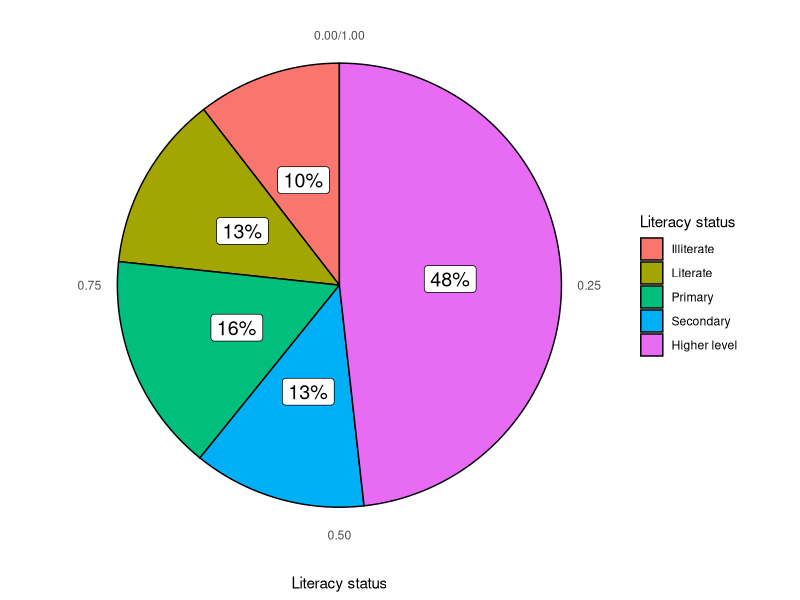

Reproduce this figure in R. (Note: this script raises an error after producing the figure.)
# load libraries
require(tidyverse)
library(gridExtra)

# import data
banana_tikapur_coding <- readxl::read_xlsx("./data/data.xlsx", "coding_description")
banana_tikapur_data <- readxl::read_xlsx("./data/data.xlsx", "data")
banana_tikapur_data <- banana_tikapur_data %>% 
  mutate_at(c("Education status", "Gender of respondents", 
              "Source of income", "Membership in group or cooperatives", 
              "Training received", "Propagation", "Farm size category", 
              "Marketing channel"), as.factor) %>% 
  mutate(Yield = `Total area(Katta)`*41400/30) %>% 
  rename_all(function(x)str_replace_all(x, "\ ", "_")) %>% 
  rename_all(function(x)str_replace_all(x, c("\\ " = "_", "\\(" = "_", 
                                             "\\)" = "", "\\/" = "_per_"))) %>% 
  select(-`S.N`)

banana_return_t <- readxl::read_xlsx("./cost_benefit_analysis_importable.xlsx", "cb_ratio")
banana_cost_t <- readxl::read_xlsx("./cost_benefit_analysis_importable.xlsx", "cost_estimates", skip = 1)
banana_cost_est_agg <- readxl::read_xlsx("./cost_benefit_analysis_importable.xlsx", "cost_estimates_aggregation")

# # descriptive summary
banana_tikapur_coding <- banana_tikapur_coding %>%
  mutate(Variables = str_replace_all(Variables, "\ ", "_")) %>% 
  group_split(Variables)

# coding information packing
banana_tikapur_coding <- banana_tikapur_coding %>% 
  set_names(nm = map_chr(.x = banana_tikapur_coding, ~ .x$Variables %>% unique())) %>% 
  map(~.x %>% select(-Variables))

# recode levels with description unloading
# for multiple columns
banana_tikapur_data_recoded <- map_dfc(.x = names(banana_tikapur_coding), 
        ~ recode(banana_tikapur_data[, .x, drop = TRUE], 
                 !!!map((banana_tikapur_coding %>% 
                           pluck(.x))$Description, c) %>% 
                   set_names((banana_tikapur_coding %>% 
                                pluck(.x))$Coding))) %>% 
  magrittr::set_colnames(names(banana_tikapur_coding))

# replace data with recoded values
banana_tikapur_data[, names(banana_tikapur_coding)] <- banana_tikapur_data_recoded
banana_tikapur_data

# descriptive plots
# # count is short-hand for group_by() and count()
# banana_tikapur_data %>%
#   group_by(Education_status) %>% 
#   tally()

# tally education status
tally_education <- banana_tikapur_data %>% 
  # group_by(Education_status) %>% 
  count(Education_status, name = "Frequency")

# Create a basic bar
pie <- ggplot(tally_education, 
              aes(x="", y=Frequency, fill=Education_status)) + 
  geom_bar(stat="identity", width=1) +
  # Convert to pie (polar coordinates) and add labels
  coord_polar("y", start=0) + 
  geom_text(aes(label = paste0(round(Frequency/sum(Frequency)*100), "%")), 
            position = position_stack(vjust = 0.5)) +
  # Add color scale (hex colors)
  scale_fill_manual(values=c("#55DDE0", "#33658A", "#2F4858", 
                             "#F6AE2D", "#F26419")) +
  # Remove labels and add title
  labs(x = NULL, y = NULL, 
       fill = NULL, 
       title = "Percentage of sampled repondents by education") + 
  # Tidy up the theme
  theme_classic() + 
  theme(axis.line = element_blank(),
        axis.text = element_blank(),
        axis.ticks = element_blank(),
        plot.title = element_text(hjust = 0.5, color = "#666666"))
# pie

# grouping by education_status and expressing mean of
# numeric variable as percentage proportion
percentage_grouped_education <- group_by(banana_tikapur_data, .dots = c("Education_status")) %>%
  summarize_if(is.numeric, funs(mean(., na.rm = TRUE))) %>%
  mutate_if(is.numeric, funs(./sum(.)*100))

ggplot(percentage_grouped_education, 
                aes('', `Total_area_Katta`)) +
  geom_col(position = 'fill',
           color = 'black',
           width = 1,
           aes(fill = factor(Education_status))) +
  # facet_wrap(~cyl, labeller = "label_both") +
  geom_label(aes(label = paste0(round(Total_area_Katta), "%"), group = factor(Education_status)),
             position = position_fill(vjust = 0.5),
             color = 'black',
             size = 5,
             show.legend = FALSE) +
  coord_polar(theta = "y") +
  ylab("Literacy status") +
  scale_fill_discrete("Literacy status" 
                      # labels = c(NULL)
                      ) +
  theme_classic() + 
  theme(axis.line = element_blank(),
        # axis.text = element_blank(),
        axis.ticks = element_blank(),
        axis.title.y = element_blank(),
        plot.title = element_text(hjust = 0.5, color = "#666666"))

# Frequency distribution table
freqdist <- banana_tikapur_data %>%
  select(-Total_area_Katta, -Banana_cultivated_area_Katta, 
         -contains("Cost"),
         -Yield, 
         -c(`quantity_banana_dozen`:`return_banana_calculated`)
         ) %>% 
  mutate(Age = cut(Age, 
                   breaks = c(0, 25, 50, 75), 
                   labels = c("0-25", "26-50", "51-75")), 
         `Family_size` = cut(`Family_size`, 
                             breaks = c(0, 3, 5, 7, 9), 
                             labels = c("1-3", "4-5", "6-7", "8-9"))) %>% 
  gather(key = "Socio-economic variables", value = "Category") %>% 
  group_by(`Socio-economic variables`) %>% 
  count(Category, name = "Frequency") %>% 
  mutate(Percentage = Frequency/sum(Frequency)*100) %>% 
  ungroup() %>% 
  mutate_at("Socio-economic variables", 
            function(x)str_replace_all(x, "_", "\\ "))

# # write to csv
# freqdist %>%
#   write_csv("./outputs/banana_tikapur_socio_economic_descriptive.csv", " ")

# faceted pie
# Create a basic bar
freqdis_split <- freqdist %>%
  group_split(`Socio-economic variables`) %>%
  set_names(map(., ~unique(.x$`Socio-economic variables`)))
fpie <- map2(.x = freqdis_split,
             .y = names(freqdis_split),
             .f = ~ ggplot(.x,
                           aes(x="", y=Frequency, fill=Category)) +
               geom_bar(stat="identity", width=1) +
               # Convert to pie (polar coordinates) and add labels
               coord_polar("y", start=0) +
               geom_text(aes(label = paste0(round(Percentage), "%")),
                         position = position_stack(vjust = 0.5), size = 4) +
               # Add color scale (hex colors)
               # scale_fill_manual(values=c("#55DDE0", "#33658A", "#2F4858",
               #                            "#F6AE2D", "#F26419")) +
               # use fill_viridis_d() for discrete values
               scale_fill_viridis_d() +
               # faceting will add label to individual plot at least
               # facet_wrap(~`Socio-economic variables`) +
               # Remove labels and add title
               labs(x = NULL, y = NULL,
                    fill = NULL,
                    title = .y) +
               # Tidy up the theme
               theme_classic() +
               theme(axis.line = element_blank(),
                     axis.text = element_blank(),
                     axis.ticks = element_blank(),
                     plot.title = element_text(hjust = 0.5, color = "#666666"))
)

# # arrange pie plots in grid
# # grid.arrange(grobs = fpie, ncol = 3,
# #              top = "Percentage of response category for socio-economic variables in household samples") ## display plot
# ggsave(filename = "./outputs/banana_tikapur_socio_economic_graph.png",
#        arrangeGrob(grobs = fpie, ncol = 3,
#                    top = "Percentage of response category for socio-economic variables in household samples"),
#        width = 14, height = 12, device = "png", dpi = 240) ## save plot

# # Inferential summary
# idvs
yield_idvs <- setdiff(colnames(banana_tikapur_data), c("Total_area_Katta", "Banana_cultivated_area_Katta", 
                                                       "Yield", "Farm_size_category", "return_banana_calculated"))

# add variable cost data
# here we use the column from original dataset to create a 
# list column which has cost estimates
# the cost estimate is now currently undiscounted but soon 
# discounted form of this estimation will be included
# for discounting
# use the following discounting factor/rate (to multiply with the cost or return)
# 1 + 1/(1+r)^n

banana_tikapur_data_costest <- banana_tikapur_data %>% 
  mutate(id = row_number()) %>% 
  group_split(id) %>% 
  map_df(~mutate(., 
                 cost_estimate_total = list(tibble(
                   Particulars = banana_cost_t$Particulars, 
                   cost_type = banana_cost_t$`Cost type`, 
                   cost = case_when(
                     banana_cost_t$Particulars == "Sapling" ~ .$`Cost_planting_materials`,
                     banana_cost_t$Particulars == "Fertilizer_Urea" ~ .$`Cost_fertilizers`/4,
                     banana_cost_t$Particulars == "Fertilizer_DAP" ~ .$`Cost_fertilizers`/4,
                     banana_cost_t$Particulars == "Manure" ~ .$`Cost_fertilizers`/4,
                     banana_cost_t$Particulars == "Bordeaux mixture, micro-nutrients and soil treatments" ~ .$`Cost_micronutrients`,
                     banana_cost_t$Particulars == "Plant protection chemical" ~ .$`Cost_pesticides`,
                     banana_cost_t$Particulars == "Fencing labor" ~ .$`Cost_labour`/6,
                     banana_cost_t$Particulars == "Field preparation labor" ~ .$`Cost_labour`/6,
                     banana_cost_t$Particulars == "Preplanting irrigation labor" ~ .$`Cost_labour`/6,
                     banana_cost_t$Particulars == "Planting labor" ~ .$`Cost_labour`/6,
                     banana_cost_t$Particulars == "Layout labor" ~ .$`Cost_labour`/6,
                     banana_cost_t$Particulars == "Postplanting irrigation labor" ~ .$`Cost_labour`/6,
                     banana_cost_t$Particulars == "Field preparation draft" ~ .$`Cost_draft`,
                     banana_cost_t$Particulars == "Marketing and transport" ~ .$`Cost_marketing_and_transport`,
                     TRUE ~ as.numeric(rowSums((banana_cost_t %>% 
                                                  select(Y1_Value_in_NRs, Y2_Value_in_NRs, Y3_Value_in_NRs)), 
                                               na.rm = TRUE))
                   )
                 )
                 ))
  )

# now obtain cost summation and bc ratio
banana_tikapur_data_costest <- banana_tikapur_data_costest %>% 
  mutate(cost_total = map_dbl(cost_estimate_total, ~(sum(.x$cost, na.rm = T)))) %>%
  mutate(bc_ratio = return_banana_obtained/cost_total)

# now classify bc ratio and numeric variables grouped by landholding
banana_tikapur_data_costest %>% 
  group_by(Farm_size_category) %>% 
  summarise_if(is.numeric, funs(mean), na.rm = TRUE)

# frequency distribution of socio-economic variables grouped by landholding
banana_tikapur_by_holding <- banana_tikapur_data_costest %>% 
  select_if(is.factor) %>% 
  gather(key = "Catvars", value = "Value", -Farm_size_category) %>% 
  group_by(Farm_size_category, Catvars, Value) %>%
  tally() %>%
  ungroup() %>% 
  group_split(Catvars) %>%
  set_names(map_chr(., ~unique(.x$Catvars))) %>% 
  # map(~rename(., !!unique(.$Catvars) := "Value")) %>% 
  map(. %>% select(-Catvars)) %>% 
  map2(.x = ., 
       .y = names(.), 
       ~.x %>% rename(!!.y := "Value"))

# # write to external file
# walk2(banana_tikapur_by_holding, 
#       names(banana_tikapur_by_holding), 
#       .f = ~write_csv(.x, path = paste0("./outputs/", .y, "_by_holding", ".csv", collapse = ""), 
#                       na = ""))

# model formulation
yield_model <- lm(reformulate(response = "Yield", yield_idvs), 
                  data = banana_tikapur_data)

# model summary
yieldsum <- summary(yield_model)

yieldsum$coefficients %>%
  as.data.frame() %>% 
  rownames_to_column("variable") %>% 
  as_tibble() %>% 
  write_csv("./outputs/regression/regression_analysis_estimates.csv", "")

# anova
anova(yield_model) %>% 
  broom::tidy() %>% 
  write_csv("./outputs/regression/regression_anova.csv", "")
